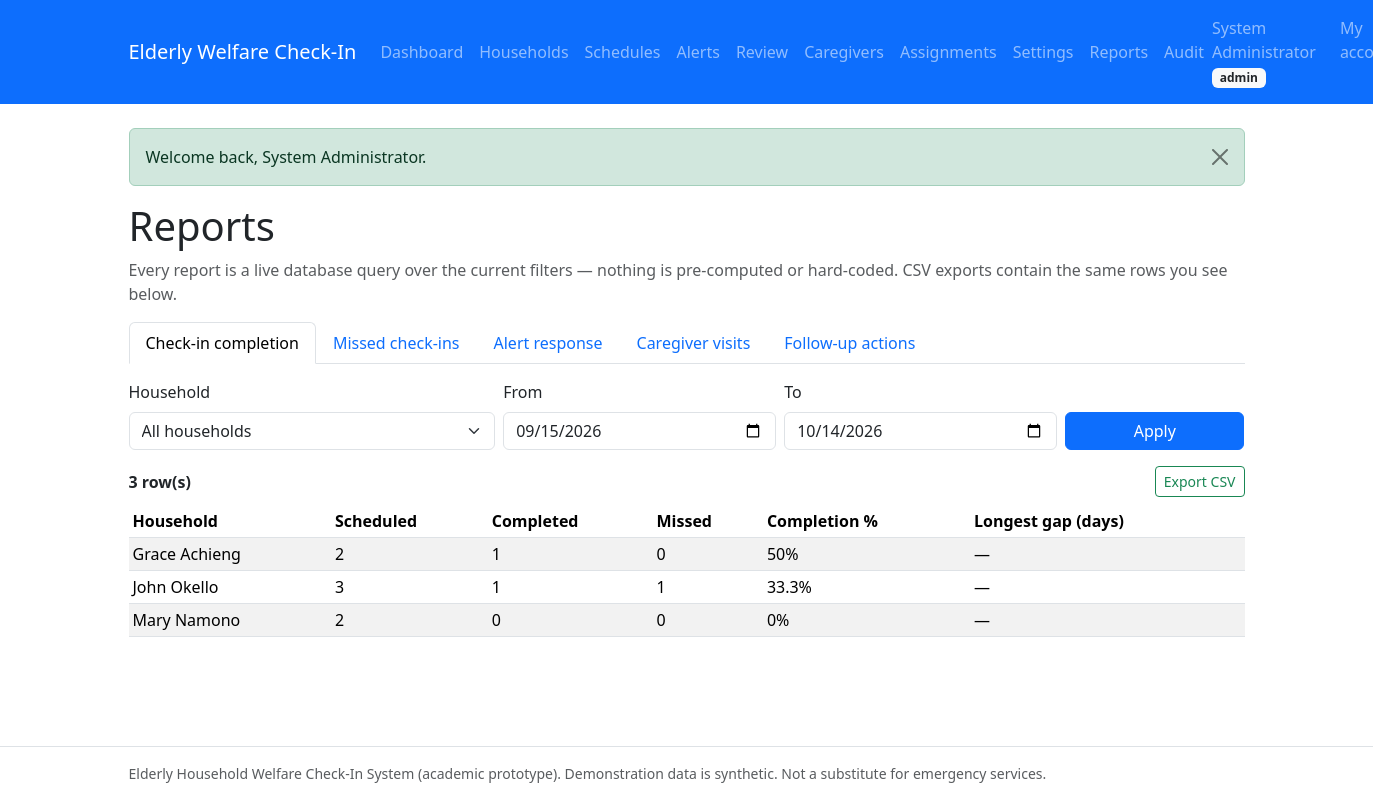
Screenshot of /admin/reports.php (signed in) with the database file from the repository.
### tables this page shows
CREATE TABLE users (
  id                 INT UNSIGNED NOT NULL AUTO_INCREMENT,
  full_name          VARCHAR(100) NOT NULL,
  email              VARCHAR(150) NOT NULL,
  phone              VARCHAR(20) NULL DEFAULT NULL,
  password_hash      VARCHAR(255) NOT NULL COMMENT 'bcrypt hash only, never plain text',
  role               ENUM('admin','caregiver','elderly') NOT NULL
                     COMMENT 'elderly = elderly person OR authorized family member',
  elderly_profile_id INT UNSIGNED NULL DEFAULT NULL
                     COMMENT 'set only for role=elderly; links login to permitted profile',
  status             ENUM('active','suspended') NOT NULL DEFAULT 'active',
  created_at         TIMESTAMP NOT NULL DEFAULT CURRENT_TIMESTAMP,
  updated_at         TIMESTAMP NOT NULL DEFAULT CURRENT_TIMESTAMP ON UPDATE CURRENT_TIMESTAMP,
  PRIMARY KEY (id),
  UNIQUE KEY uq_users_email (email),
  INDEX idx_users_role (role),
  INDEX idx_users_status (status)
);

CREATE TABLE elderly_profiles (
  id                           INT UNSIGNED NOT NULL AUTO_INCREMENT,
  full_name                    VARCHAR(100) NOT NULL,
  date_of_birth                DATE NULL DEFAULT NULL,
  gender                       ENUM('male','female','other','prefer_not_to_say') NULL DEFAULT NULL,
  address                      TEXT NULL DEFAULT NULL,
  phone                        VARCHAR(20) NULL DEFAULT NULL,
  emergency_contact_name       VARCHAR(100) NULL DEFAULT NULL,
  emergency_contact_phone      VARCHAR(20) NULL DEFAULT NULL,
  emergency_contact_relationship VARCHAR(50) NULL DEFAULT NULL,
  secondary_contact_user_id    INT UNSIGNED NULL DEFAULT NULL
                               COMMENT 'authorized escalation recipient (FK users)',
  living_situation             VARCHAR(100) NULL DEFAULT NULL,
  welfare_notes                TEXT NULL DEFAULT NULL
                               COMMENT 'non-diagnostic welfare notes only',
  status                       ENUM('active','inactive','archived') NOT NULL DEFAULT 'active',
  created_by                   INT UNSIGNED NULL DEFAULT NULL,
  created_at                   TIMESTAMP NOT NULL DEFAULT CURRENT_TIMESTAMP,
  updated_at                   TIMESTAMP NOT NULL DEFAULT CURRENT_TIMESTAMP ON UPDATE CURRENT_TIMESTAMP,
  PRIMARY KEY (id),
  INDEX idx_elderly_status (status),
  INDEX idx_elderly_name (full_name),
  INDEX idx_elderly_secondary (secondary_contact_user_id),
  CONSTRAINT fk_elderly_secondary FOREIGN KEY (secondary_contact_user_id)
    REFERENCES users (id) ON DELETE SET NULL ON UPDATE CASCADE,
  CONSTRAINT fk_elderly_created_by FOREIGN KEY (created_by)
    REFERENCES users (id) ON DELETE SET NULL ON UPDATE CASCADE
);

### includes/functions.php (called while the page is built, shortened)
<?php
require_once __DIR__ . '/../config/database.php';
function e(?string $value): string
{
    return htmlspecialchars((string) $value, ENT_QUOTES, 'UTF-8');
}
function flashes(): array
{
    $pending = $_SESSION['flashes'] ?? [];
    return $pending;
}

### config/database.php (called while the page is built, shortened)
<?php
try {
    $pdo = new PDO(
        'mysql:host=' . DB_HOST . ';dbname=' . DB_NAME . ';charset=' . DB_CHARSET,
        DB_USER,
        DB_PASS,
        [
            PDO::ATTR_ERRMODE            => PDO::ERRMODE_EXCEPTION,
            PDO::ATTR_DEFAULT_FETCH_MODE => PDO::FETCH_ASSOC,
            PDO::ATTR_EMULATE_PREPARES   => false,
        ]
    );
    $pdo->exec("SET time_zone = '" . DB_TIMEZONE_OFFSET . "'");
} catch (PDOException $e) {
    error_log('Database connection failed: ' . $e->getMessage());
    if (PHP_SAPI === 'cli') {
        fwrite(STDERR, "Database connection failed. Check config/database.php and that MySQL is running.\n");
        exit(1);
    }
    http_response_code(500);
    exit('Database connection failed. Please check the configuration and try again.');
}
function db(): PDO
{
    global $pdo;
    return $pdo;
}

### includes/auth.php (called while the page is built, shortened)
<?php
require_once __DIR__ . '/functions.php';
function current_user(): ?array
{
    $stmt = db()->prepare(
        'SELECT id, full_name, email, role, elderly_profile_id, status
         FROM users WHERE id = :id'
    );
    $stmt->execute(['id' => $_SESSION['user_id']]);
    $user = $stmt->fetch();
    return $user;
}
        ?>
        <?php
function role_home(string $role): string
{
    return match ($role) {
        'admin'     => 'admin/dashboard.php',
        'caregiver' => 'caregiver/dashboard.php',
        default     => 'elderly/checkin.php',
    };
}

### includes/reports_lib.php (called while the page is built, shortened)
<?php
require_once __DIR__ . '/functions.php';
function scope_sql(?array $scope, string $alias = 's', string $column = 'elderly_id'): array
{
    if ($scope === null) {
        return ['', []];
    }
    $in = implode(',', array_fill(0, count($scope), '?'));
    return ["AND {$alias}.{$column} IN ({$in})", array_values($scope)];
}
function report_range(mixed $from, mixed $to): array
{
    $clean = function (mixed $v): ?string {
        if (!is_string($v) || !preg_match('/^\d{4}-\d{2}-\d{2}$/', $v)) {
            return null;
        }
        [$y, $m, $d] = array_map('intval', explode('-', $v));
        return checkdate($m, $d, $y) ? $v : null;
    };
    $from = $clean($from);
    $to = $clean($to);
    if ($from === null || $to === null) {
        $to = date('Y-m-d');
        $from = date('Y-m-d', strtotime('-29 days'));
    }
    return [$from, $to];
}
function report_all(string $sql, array $params = []): array
{
    $stmt = db()->prepare($sql);
    $stmt->execute($params);
    return $stmt->fetchAll();
}
function hh_sql(?int $hh, string $alias = 's', string $column = 'elderly_id'): array
{
    return $hh ? ["AND {$alias}.{$column} = ?", [$hh]] : ['', []];
}
function report_completion(?array $scope, ?int $hh, string $from, string $to): array
{
    [$sc, $p] = scope_sql($scope, 'ep', 'id');
    [$hhSql, $hhP] = hh_sql($hh, 'ep', 'id');
    $rows = report_all(
        "SELECT ep.id, ep.full_name AS household,
                SUM(s.status <> 'cancelled') AS scheduled,
                SUM(s.status = 'completed') AS completed,
                SUM(s.status = 'missed') AS missed
           FROM elderly_profiles ep
           LEFT JOIN checkin_schedules s
             ON s.elderly_id = ep.id
            AND DATE(s.expected_at) BETWEEN ? AND ?
          WHERE ep.status = 'active' {$sc} {$hhSql}
          GROUP BY ep.id, ep.full_name
          ORDER BY ep.full_name",
        array_merge([$from, $to], $p, $hhP));
    foreach ($rows as &$r) {
        $sched = (int) $r['scheduled'];
        $done = (int) $r['completed'];
        $r['pct'] = $sched > 0 ? round($done * 100 / $sched, 1) : null;
        $stamps = report_all(
            'SELECT checkin_at FROM checkin_records
              WHERE elderly_id = ? AND DATE(checkin_at) BETWEEN ? AND ?
              ORDER BY checkin_at',
            [(int) $r['id'], $from, $to]);
        $gap = 0;
        $prev = null;
        $r['gap'] = count($stamps) < 2 ? null : $gap;
    }
    $capped = count($rows) > REPORT_ROW_CAP;
    return ['rows' => array_slice($rows, 0, REPORT_ROW_CAP), 'capped' => $capped];
}

### includes/reports_page.php (the view, shortened to what this page needs)
<?php
$tabs = [
    'completion' => 'Check-in completion',
    'missed'     => 'Missed check-ins',
    'alerts'     => 'Alert response',
    'visits'     => 'Caregiver visits',
    'followups'  => 'Follow-up actions',
];
$tab = (string) ($_GET['tab'] ?? 'completion');
$scope = $scope ?? null;
[$from, $to] = report_range($_GET['from'] ?? null, $_GET['to'] ?? null);
$hhFilter = (int) ($_GET['hh'] ?? 0);
$hhPick = $hhFilter ?: null;
switch ($tab) {
    case 'completion':
        $rep = report_completion($scope, $hhPick, $from, $to);
        $cols = ['Household', 'Scheduled', 'Completed', 'Missed', 'Completion %', 'Longest gap (days)'];
        break;
}
$self = 'reports.php';
function tab_url(string $self, string $which, string $from, string $to, int $hh): string
{
    $q = ['tab' => $which, 'from' => $from, 'to' => $to];
    return $self . '?' . http_build_query($q);
}
?>
<p class="text-muted">Every report is a live database query over the current filters —
    nothing is pre-computed or hard-coded. CSV exports contain the same rows you see below.</p>
<ul class="nav nav-tabs mb-3">
    <?php foreach ($tabs as $key => $label): ?>
        <li class="nav-item">
            <a class="nav-link<?= $key === $tab ? ' active' : '' ?>"
               href="<?= e(tab_url($self, $key, $from, $to, $hhFilter)) ?>"><?= e($label) ?></a>
        </li>
    <?php endforeach; ?>
</ul>
<form method="get" class="row g-2 align-items-end mb-3">
    <div class="col-md-4">
        <label class="form-label" for="f-hh">Household</label>
        <select class="form-select" id="f-hh" name="hh">
            <option value="0">All households</option>
        </select>
    </div>
    <div class="col-md-3">
        <label class="form-label" for="f-from">From</label>
        <input class="form-control" type="date" id="f-from" name="from" value="<?= e($from) ?>" max="<?= e($to) ?>">
    </div>
    <div class="col-md-3">
        <label class="form-label" for="f-to">To</label>
        <input class="form-control" type="date" id="f-to" name="to" value="<?= e($to) ?>">
    </div>
    <div class="col-md-2">
        <button class="btn btn-primary w-100" type="submit">Apply</button>
    </div>
</form>
<div class="d-flex justify-content-between align-items-center mb-2">
    <strong><?= e((string) count($rep['rows'])) ?> row(s)
        <?= $rep['capped'] ? '(showing first ' . REPORT_ROW_CAP . ' — narrow the filters to see more)' : '' ?></strong>
    <a class="btn btn-sm btn-outline-success"
       href="<?= e(tab_url($self, $tab, $from, $to, $hhFilter) . '&export=csv') ?>">Export CSV</a>
</div>
<div class="table-responsive"><table class="table table-striped table-sm">
    <thead><tr><?php foreach ($cols as $c): ?><th><?= e($c) ?></th><?php endforeach; ?></tr></thead>
    <tbody>
    <?php if (!$rep['rows']): ?>
        <tr><td colspan="<?= count($cols) ?>" class="text-muted">No rows for the current filters.</td></tr>
    <?php else: ?>
        <?php foreach ($rep['rows'] as $r): ?>
            <tr><?php foreach (array_values($r) as $cell): ?><td><?= e((string) ($cell ?? '')) ?></td><?php endforeach; ?></tr>
        <?php endforeach; ?>
    <?php endif; ?>
    </tbody>
</table></div>

### includes/header.php (shortened to what this page needs)
<?php
require_once __DIR__ . '/functions.php';
require_once __DIR__ . '/auth.php';
$rootPrefix = $rootPrefix ?? '';
$user       = current_user();
$homeUrl    = $rootPrefix . ($user ? role_home($user['role']) : 'index.php');
?>
<!doctype html>
<html lang="en">
<head>
    <link rel="stylesheet" href="<?= e($rootPrefix) ?>assets/css/bootstrap.min.css">
    <link rel="stylesheet" href="<?= e($rootPrefix) ?>assets/css/app.css">
</head>
<body>
<nav class="navbar navbar-expand-lg navbar-dark bg-primary mb-4">
    <div class="container">
        <a class="navbar-brand" href="<?= e($homeUrl) ?>">Elderly Welfare Check-In</a>
        <div class="collapse navbar-collapse" id="nav">
            <ul class="navbar-nav me-auto">
                <?php if ($user && $user['role'] === 'admin'): ?>
                    <li class="nav-item"><a class="nav-link" href="<?= e($rootPrefix) ?>admin/dashboard.php">Dashboard</a></li>
                    <li class="nav-item"><a class="nav-link" href="<?= e($rootPrefix) ?>admin/elderly.php">Households</a></li>
                    <li class="nav-item"><a class="nav-link" href="<?= e($rootPrefix) ?>admin/schedules.php">Schedules</a></li>
                    <li class="nav-item"><a class="nav-link" href="<?= e($rootPrefix) ?>caregiver/alerts.php">Alerts</a></li>
                    <li class="nav-item"><a class="nav-link" href="<?= e($rootPrefix) ?>caregiver/review.php">Review</a></li>
                    <li class="nav-item"><a class="nav-link" href="<?= e($rootPrefix) ?>admin/caregivers.php">Caregivers</a></li>
                    <li class="nav-item"><a class="nav-link" href="<?= e($rootPrefix) ?>admin/assignments.php">Assignments</a></li>
                    <li class="nav-item"><a class="nav-link" href="<?= e($rootPrefix) ?>admin/settings.php">Settings</a></li>
                    <li class="nav-item"><a class="nav-link" href="<?= e($rootPrefix) ?>admin/reports.php">Reports</a></li>
                    <li class="nav-item"><a class="nav-link" href="<?= e($rootPrefix) ?>admin/audit.php">Audit</a></li>
                <?php elseif ($user): ?>
                    <li class="nav-item"><a class="nav-link" href="<?= e($rootPrefix) ?>elderly/checkin.php">My check-ins</a></li>
                    <li class="nav-item"><a class="nav-link" href="<?= e($rootPrefix) ?>elderly/profile.php">My profile</a></li>
                <?php endif; ?>
            </ul>
            <ul class="navbar-nav">
                <?php if ($user): ?>
                    <li class="nav-item navbar-text me-3">
                        <?= e($user['full_name']) ?>
                        <span class="badge bg-light text-dark"><?= e($user['role']) ?></span>
                    </li>
                    <li class="nav-item"><a class="nav-link" href="<?= e($rootPrefix) ?>account.php">My account</a></li>
                <?php else: ?>
                    <li class="nav-item"><a class="nav-link" href="<?= e($rootPrefix) ?>login.php">Log in</a></li>
                <?php endif; ?>
            </ul>
        </div>
    </div>
</nav>
<main class="container mb-5">
    <?php foreach (flashes() as $flash): ?>
        <div class="alert alert-<?= e($flash['type']) ?> alert-dismissible fade show" role="alert">
            <?= e($flash['message']) ?>
            <button type="button" class="btn-close" data-bs-dismiss="alert" aria-label="Close"></button>
        </div>
    <?php endforeach; ?>

### assets/css/app.css (style rules this page uses)
body { display: flex; flex-direction: column; min-height: 100vh; }
main { flex: 1; }

### rows the page displays
users: full_name "System Administrator", role "admin"
elderly_profiles: full_name "Grace Achieng", cell "2", cell "1", cell "0", cell "50%", cell "—"
elderly_profiles: full_name "John Okello", cell "3", cell "1", cell "33.3%", cell "—"
elderly_profiles: full_name "Mary Namono", cell "2", cell "0", cell "0%", cell "—"

### other values shown
$flash['message'] "Welcome back, System Administrator."
$label "Check-in completion"
$label "Missed check-ins"
$label "Alert response"
$label "Caregiver visits"
$label "Follow-up actions"
count($rep['rows']) "3"
$c "Household"
$c "Scheduled"
$c "Completed"
$c "Missed"
$c "Completion %"
$c "Longest gap (days)"
